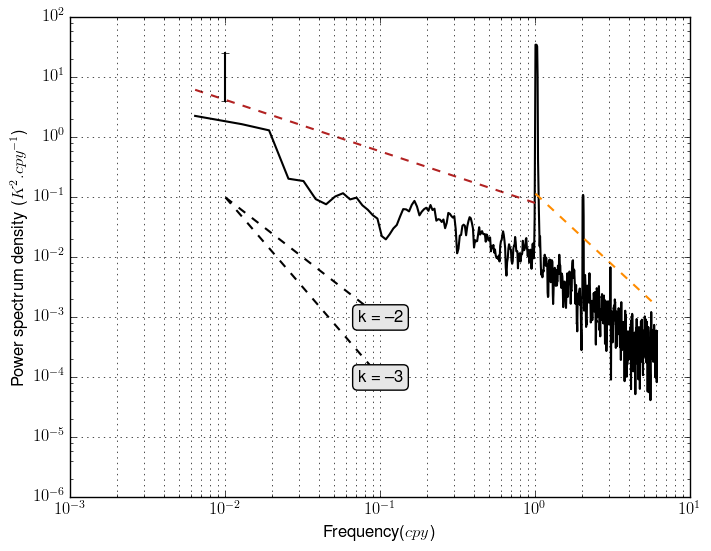

This chart was generated by the following Python code:

# Example on the use of multi-taper spectral analysis

import numpy as np
import pylab as plt
import envtoolkit.spectral

# Loading SST data
filein = np.load('sst_taper.npz')
sst = filein['sst']

# defining the delta t and the localisation of
# the error bar
deltat = 30*24*60*60
ferror = 1e-2

fmin_slope = 1e-2
fmax_slope = 1e-1
yinter_slope = 1e-1

fig = plt.figure()
ax = plt.gca()

# plotting the power spectrum (variance type)
spectrum, freq, error = \
        envtoolkit.spectral.plot_spectra(sst, deltat, ferror,
                                      spec_type='variance',
                                      nbandw=3, color='k')

# ploting the slope, computed from freq[0] to 1
# offy = 2, we move the slope by two grid cells on the vertical
slope1 = envtoolkit.spectral.plot_slope(spectrum, freq, fmax=1,
                                     offy=2, color='FireBrick', linestyle='--')

# plotting the slope, computed from 1 to freq[-1]
# offy = 2, we move the slope by two grid cells on the vertical
slope2 = envtoolkit.spectral.plot_slope(spectrum, freq,
                                     fmin=1, offy=2,
                                     color='DarkOrange', linestyle='--')

# plotting reference slope (slope = -2)
envtoolkit.spectral.plot_ref_slope(fmin_slope, fmax_slope,
                                yinter_slope, slope=-2,
                                color='k', linestyle='--')

# plotting reference slope (slope = -3)
envtoolkit.spectral.plot_ref_slope(fmin_slope, fmax_slope,
                                yinter_slope, slope=-3,
                                color='k', linestyle='--')

# Defining the x and y labels
ax.set_ylabel("Power spectrum density ($K^2.cpy^{-1}$)")
ax.set_xlabel("Frequency($cpy$)")

# setting the ylim
plt.ylim(1e-6, 1e2)

plt.savefig('figure_mtaper.png', bbox_inches='tight')

print slope1, slope2

